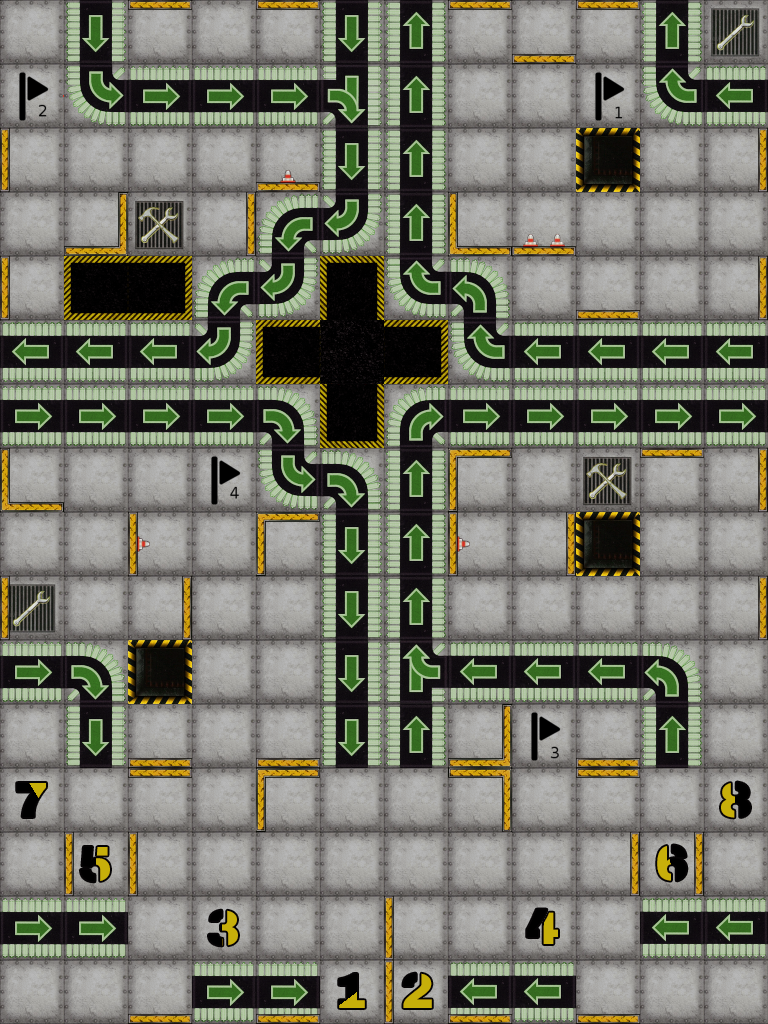

Below is a game level as drawn by its tile map, then a one-line description and the .tmx file that defines it, in full:
An orthogonal 12x16 tile map with 64x64 px tiles, 14 tile layers (Board, Start, Flag, Hole, ...).

<map version="1.5" tiledversion="1.6.0" orientation="orthogonal" renderorder="right-down" width="12" height="16" tilewidth="64" tileheight="64" infinite="0" nextlayerid="17" nextobjectid="1">
 <tileset firstgid="1" source="tiles.tsx" />
 <layer id="1" name="Board" width="12" height="16">
  <data encoding="csv">
5,5,5,5,5,5,5,5,5,5,5,5,
5,5,5,5,5,5,5,5,5,5,5,5,
5,5,5,5,5,5,5,5,5,5,5,5,
5,5,5,5,5,5,5,5,5,5,5,5,
5,5,5,5,5,5,5,5,5,5,5,5,
5,5,5,5,5,5,5,5,5,5,5,5,
5,5,5,5,5,5,5,5,5,5,5,5,
5,5,5,5,5,5,5,5,5,5,5,5,
5,5,5,5,5,5,5,5,5,5,5,5,
5,5,5,5,5,5,5,5,5,5,5,5,
5,5,5,5,5,5,5,5,5,5,5,5,
5,5,5,5,5,5,5,5,5,5,5,5,
5,5,5,5,5,5,5,5,5,5,5,5,
5,5,5,5,5,5,5,5,5,5,5,5,
5,5,5,5,5,5,5,5,5,5,5,5,
5,5,5,5,5,5,5,5,5,5,5,5
</data>
 </layer>
 <layer id="3" name="Start" width="12" height="16">
  <data encoding="csv">
0,0,0,0,0,0,0,0,0,0,0,0,
0,0,0,0,0,0,0,0,0,0,0,0,
0,0,0,0,0,0,0,0,0,0,0,0,
0,0,0,0,0,0,0,0,0,0,0,0,
0,0,0,0,0,0,0,0,0,0,0,0,
0,0,0,0,0,0,0,0,0,0,0,0,
0,0,0,0,0,0,0,0,0,0,0,0,
0,0,0,0,0,0,0,0,0,0,0,0,
0,0,0,0,0,0,0,0,0,0,0,0,
0,0,0,0,0,0,0,0,0,0,0,0,
0,0,0,0,0,0,0,0,0,0,0,0,
0,0,0,0,0,0,0,0,0,0,0,0,
131,0,0,0,0,0,0,0,0,0,0,132,
0,129,0,0,0,0,0,0,0,0,130,0,
0,0,0,123,0,0,0,0,124,0,0,0,
0,0,0,0,0,121,122,0,0,0,0,0
</data>
 </layer>
 <layer id="5" name="Flag" width="12" height="16">
  <data encoding="csv">
0,0,0,0,0,0,0,0,0,0,0,0,
63,0,0,0,0,0,0,0,0,55,0,0,
0,0,0,0,0,0,0,0,0,0,0,0,
0,0,0,0,0,0,0,0,0,0,0,0,
0,0,0,0,0,0,0,0,0,0,0,0,
0,0,0,0,0,0,0,0,0,0,0,0,
0,0,0,0,0,0,0,0,0,0,0,0,
0,0,0,79,0,0,0,0,0,0,0,0,
0,0,0,0,0,0,0,0,0,0,0,0,
0,0,0,0,0,0,0,0,0,0,0,0,
0,0,0,0,0,0,0,0,0,0,0,0,
0,0,0,0,0,0,0,0,71,0,0,0,
0,0,0,0,0,0,0,0,0,0,0,0,
0,0,0,0,0,0,0,0,0,0,0,0,
0,0,0,0,0,0,0,0,0,0,0,0,
0,0,0,0,0,0,0,0,0,0,0,0
</data>
 </layer>
 <layer id="6" name="Hole" width="12" height="16">
  <data encoding="csv">
0,0,0,0,0,0,0,0,0,0,0,0,
0,0,0,0,0,0,0,0,0,0,0,0,
0,0,0,0,0,0,0,0,0,6,0,0,
0,0,0,0,0,0,0,0,0,0,0,0,
0,117,109,0,0,118,0,0,0,0,0,0,
0,0,0,0,117,92,109,0,0,0,0,0,
0,0,0,0,0,110,0,0,0,0,0,0,
0,0,0,0,0,0,0,0,0,0,0,0,
0,0,0,0,0,0,0,0,0,6,0,0,
0,0,0,0,0,0,0,0,0,0,0,0,
0,0,6,0,0,0,0,0,0,0,0,0,
0,0,0,0,0,0,0,0,0,0,0,0,
0,0,0,0,0,0,0,0,0,0,0,0,
0,0,0,0,0,0,0,0,0,0,0,0,
0,0,0,0,0,0,0,0,0,0,0,0,
0,0,0,0,0,0,0,0,0,0,0,0
</data>
 </layer>
 <layer id="10" name="Repair" width="12" height="16">
  <data encoding="csv">
0,0,0,0,0,0,0,0,0,0,0,15,
0,0,0,0,0,0,0,0,0,0,0,0,
0,0,0,0,0,0,0,0,0,0,0,0,
0,0,0,0,0,0,0,0,0,0,0,0,
0,0,0,0,0,0,0,0,0,0,0,0,
0,0,0,0,0,0,0,0,0,0,0,0,
0,0,0,0,0,0,0,0,0,0,0,0,
0,0,0,0,0,0,0,0,0,0,0,0,
0,0,0,0,0,0,0,0,0,0,0,0,
15,0,0,0,0,0,0,0,0,0,0,0,
0,0,0,0,0,0,0,0,0,0,0,0,
0,0,0,0,0,0,0,0,0,0,0,0,
0,0,0,0,0,0,0,0,0,0,0,0,
0,0,0,0,0,0,0,0,0,0,0,0,
0,0,0,0,0,0,0,0,0,0,0,0,
0,0,0,0,0,0,0,0,0,0,0,0
</data>
 </layer>
 <layer id="11" name="Upgrade" width="12" height="16">
  <data encoding="csv">
0,0,0,0,0,0,0,0,0,0,0,0,
0,0,0,0,0,0,0,0,0,0,0,0,
0,0,0,0,0,0,0,0,0,0,0,0,
0,0,7,0,0,0,0,0,0,0,0,0,
0,0,0,0,0,0,0,0,0,0,0,0,
0,0,0,0,0,0,0,0,0,0,0,0,
0,0,0,0,0,0,0,0,0,0,0,0,
0,0,0,0,0,0,0,0,0,7,0,0,
0,0,0,0,0,0,0,0,0,0,0,0,
0,0,0,0,0,0,0,0,0,0,0,0,
0,0,0,0,0,0,0,0,0,0,0,0,
0,0,0,0,0,0,0,0,0,0,0,0,
0,0,0,0,0,0,0,0,0,0,0,0,
0,0,0,0,0,0,0,0,0,0,0,0,
0,0,0,0,0,0,0,0,0,0,0,0,
0,0,0,0,0,0,0,0,0,0,0,0
</data>
 </layer>
 <layer id="12" name="Gear" width="12" height="16">
  <data encoding="csv">
0,0,0,0,0,0,0,0,0,0,0,0,
0,0,0,0,0,0,0,0,0,0,0,0,
0,0,0,0,0,0,0,0,0,0,0,0,
0,0,0,0,0,0,0,0,0,0,0,0,
0,0,0,0,0,0,0,0,0,0,0,0,
0,0,0,0,0,0,0,0,0,0,0,0,
0,0,0,0,0,0,0,0,0,0,0,0,
0,0,0,0,0,0,0,0,0,0,0,0,
0,0,0,0,0,0,0,0,0,0,0,0,
0,0,0,0,0,0,0,0,0,0,0,0,
0,0,0,0,0,0,0,0,0,0,0,0,
0,0,0,0,0,0,0,0,0,0,0,0,
0,0,0,0,0,0,0,0,0,0,0,0,
0,0,0,0,0,0,0,0,0,0,0,0,
0,0,0,0,0,0,0,0,0,0,0,0,
0,0,0,0,0,0,0,0,0,0,0,0
</data>
 </layer>
 <layer id="13" name="Conveyor" width="12" height="16">
  <data encoding="csv">
0,50,0,0,0,50,49,0,0,0,49,0,
0,41,52,52,52,67,49,0,0,0,43,51,
0,0,0,0,0,50,49,0,0,0,0,0,
0,0,0,0,33,44,49,0,0,0,0,0,
0,0,0,33,44,0,43,34,0,0,0,0,
51,51,51,44,0,0,0,43,51,51,51,51,
52,52,52,52,36,0,35,52,52,52,52,52,
0,0,0,0,41,36,49,0,0,0,0,0,
0,0,0,0,0,50,49,0,0,0,0,0,
0,0,0,0,0,50,49,0,0,0,0,0,
52,36,0,0,0,50,65,51,51,51,34,0,
0,50,0,0,0,50,49,0,0,0,49,0,
0,0,0,0,0,0,0,0,0,0,0,0,
0,0,0,0,0,0,0,0,0,0,0,0,
52,52,0,0,0,0,0,0,0,0,51,51,
0,0,0,52,52,0,0,51,51,0,0,0
</data>
 </layer>
 <layer id="16" name="LaserDouble" width="12" height="16">
  <data encoding="csv">
0,0,0,0,0,0,0,0,0,0,0,0,
0,0,0,0,0,0,0,0,0,0,0,0,
0,0,0,0,0,0,0,0,0,0,0,0,
0,0,0,0,0,0,0,0,0,0,0,0,
0,0,0,0,0,0,0,0,0,0,0,0,
0,0,0,0,0,0,0,0,0,0,0,0,
0,0,0,0,0,0,0,0,0,0,0,0,
0,0,0,0,0,0,0,0,0,0,0,0,
0,0,0,0,0,0,0,0,0,0,0,0,
0,0,0,0,0,0,0,0,0,0,0,0,
0,0,0,0,0,0,0,0,0,0,0,0,
0,0,0,0,0,0,0,0,0,0,0,0,
0,0,0,0,0,0,0,0,0,0,0,0,
0,0,0,0,0,0,0,0,0,0,0,0,
0,0,0,0,0,0,0,0,0,0,0,0,
0,0,0,0,0,0,0,0,0,0,0,0
</data>
 </layer>
 <layer id="7" name="Laser" width="12" height="16">
  <data encoding="csv">
0,0,0,0,0,0,0,0,0,0,0,0,
0,0,0,0,0,0,0,0,0,0,0,0,
0,0,0,0,0,0,0,0,0,0,0,0,
0,0,0,0,0,0,0,0,0,0,0,0,
0,0,0,0,0,0,0,0,0,0,0,0,
0,0,0,0,0,0,0,0,0,0,0,0,
0,0,0,0,0,0,0,0,0,0,0,0,
0,0,0,0,0,0,0,0,0,0,0,0,
0,0,0,0,0,0,0,0,0,0,0,0,
0,0,0,0,0,0,0,0,0,0,0,0,
0,0,0,0,0,0,0,0,0,0,0,0,
0,0,0,0,0,0,0,0,0,0,0,0,
0,0,0,0,0,0,0,0,0,0,0,0,
0,0,0,0,0,0,0,0,0,0,0,0,
0,0,0,0,0,0,0,0,0,0,0,0,
0,0,0,0,0,0,0,0,0,0,0,0
</data>
 </layer>
 <layer id="9" name="LaserWall" width="12" height="16">
  <data encoding="csv">
0,0,0,0,0,0,0,0,0,0,0,0,
0,0,0,0,0,0,0,0,0,0,0,0,
0,0,0,0,37,0,0,0,0,0,0,0,
0,0,0,0,0,0,0,0,87,0,0,0,
0,0,0,0,0,0,0,0,0,0,0,0,
0,0,0,0,0,0,0,0,0,0,0,0,
0,0,0,0,0,0,0,0,0,0,0,0,
0,0,0,0,0,0,0,0,0,0,0,0,
0,0,38,0,0,0,0,38,0,0,0,0,
0,0,0,0,0,0,0,0,0,0,0,0,
0,0,0,0,0,0,0,0,0,0,0,0,
0,0,0,0,0,0,0,0,0,0,0,0,
0,0,0,0,0,0,0,0,0,0,0,0,
0,0,0,0,0,0,0,0,0,0,0,0,
0,0,0,0,0,0,0,0,0,0,0,0,
0,0,0,0,0,0,0,0,0,0,0,0
</data>
 </layer>
 <layer id="15" name="Pusher" width="12" height="16">
  <data encoding="csv">
0,0,0,0,0,0,0,0,0,0,0,0,
0,0,0,0,0,0,0,0,0,0,0,0,
0,0,0,0,0,0,0,0,0,0,0,0,
0,0,0,0,0,0,0,0,0,0,0,0,
0,0,0,0,0,0,0,0,0,0,0,0,
0,0,0,0,0,0,0,0,0,0,0,0,
0,0,0,0,0,0,0,0,0,0,0,0,
0,0,0,0,0,0,0,0,0,0,0,0,
0,0,0,0,0,0,0,0,0,0,0,0,
0,0,0,0,0,0,0,0,0,0,0,0,
0,0,0,0,0,0,0,0,0,0,0,0,
0,0,0,0,0,0,0,0,0,0,0,0,
0,0,0,0,0,0,0,0,0,0,0,0,
0,0,0,0,0,0,0,0,0,0,0,0,
0,0,0,0,0,0,0,0,0,0,0,0,
0,0,0,0,0,0,0,0,0,0,0,0
</data>
 </layer>
 <layer id="8" name="Wall" width="12" height="16">
  <data encoding="csv">
0,0,31,0,31,0,0,31,29,31,0,0,
0,0,0,0,0,0,0,0,0,0,0,0,
30,0,0,0,0,0,0,0,0,0,0,23,
0,8,0,23,0,0,0,32,0,0,0,0,
30,0,0,0,0,0,0,0,0,29,0,23,
0,0,0,0,0,0,0,0,0,0,0,0,
0,0,0,0,0,0,0,0,0,0,0,0,
32,0,0,0,0,0,0,24,0,0,31,23,
0,0,0,0,24,0,0,0,23,0,0,0,
30,0,23,0,0,0,0,0,0,0,0,23,
0,0,0,0,0,0,0,0,0,0,0,0,
0,0,29,0,29,0,0,8,0,29,0,0,
0,0,31,0,24,0,0,16,0,31,0,0,
0,30,30,0,0,0,0,0,0,23,23,0,
0,0,0,0,0,0,30,0,0,0,0,0,
0,0,29,0,29,0,30,29,0,29,0,0
</data>
 </layer>
 <layer id="2" name="Player" width="12" height="16">
  <data encoding="csv">
0,0,0,0,0,0,0,0,0,0,0,0,
0,0,0,0,0,0,0,0,0,0,0,0,
0,0,0,0,0,0,0,0,0,0,0,0,
0,0,0,0,0,0,0,0,0,0,0,0,
0,0,0,0,0,0,0,0,0,0,0,0,
0,0,0,0,0,0,0,0,0,0,0,0,
0,0,0,0,0,0,0,0,0,0,0,0,
0,0,0,0,0,0,0,0,0,0,0,0,
0,0,0,0,0,0,0,0,0,0,0,0,
0,0,0,0,0,0,0,0,0,0,0,0,
0,0,0,0,0,0,0,0,0,0,0,0,
0,0,0,0,0,0,0,0,0,0,0,0,
0,0,0,0,0,0,0,0,0,0,0,0,
0,0,0,0,0,0,0,0,0,0,0,0,
0,0,0,0,0,0,0,0,0,0,0,0,
0,0,0,0,0,0,0,0,0,0,0,0
</data>
 </layer>
</map>
